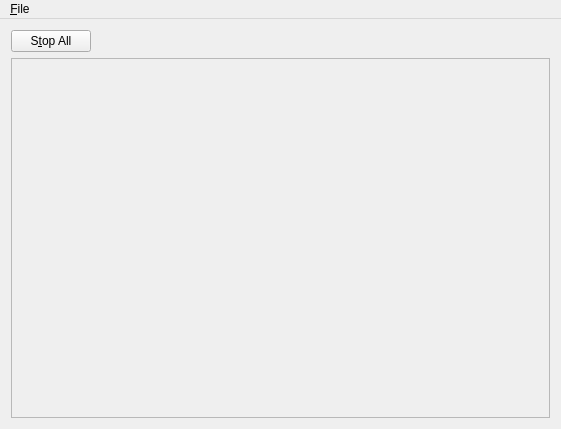
<?xml version="1.0" encoding="UTF-8"?>
<ui version="4.0">
 <class>MainWindow</class>
 <widget class="QMainWindow" name="MainWindow">
  <property name="geometry">
   <rect>
    <x>0</x>
    <y>0</y>
    <width>561</width>
    <height>429</height>
   </rect>
  </property>
  <property name="acceptDrops">
   <bool>true</bool>
  </property>
  <property name="windowTitle">
   <string>MainWindow</string>
  </property>
  <widget class="QWidget" name="centralWidget">
   <property name="acceptDrops">
    <bool>true</bool>
   </property>
   <layout class="QVBoxLayout" name="verticalLayout">
    <item>
     <layout class="QGridLayout" name="gridLayout">
      <item row="0" column="1">
       <spacer name="horizontalSpacer">
        <property name="orientation">
         <enum>Qt::Horizontal</enum>
        </property>
        <property name="sizeHint" stdset="0">
         <size>
          <width>40</width>
          <height>20</height>
         </size>
        </property>
       </spacer>
      </item>
      <item row="0" column="0">
       <widget class="QPushButton" name="pushButton">
        <property name="text">
         <string>S&amp;top All</string>
        </property>
       </widget>
      </item>
     </layout>
    </item>
    <item>
     <widget class="QScrollArea" name="scrollArea">
      <property name="acceptDrops">
       <bool>false</bool>
      </property>
      <property name="verticalScrollBarPolicy">
       <enum>Qt::ScrollBarAsNeeded</enum>
      </property>
      <property name="horizontalScrollBarPolicy">
       <enum>Qt::ScrollBarAsNeeded</enum>
      </property>
      <property name="widgetResizable">
       <bool>true</bool>
      </property>
      <property name="alignment">
       <set>Qt::AlignLeading|Qt::AlignLeft|Qt::AlignTop</set>
      </property>
      <widget class="QWidget" name="scrollAreaWidgetContents">
       <property name="geometry">
        <rect>
         <x>0</x>
         <y>0</y>
         <width>541</width>
         <height>354</height>
        </rect>
       </property>
      </widget>
     </widget>
    </item>
   </layout>
  </widget>
  <widget class="QMenuBar" name="menuBar">
   <property name="geometry">
    <rect>
     <x>0</x>
     <y>0</y>
     <width>561</width>
     <height>22</height>
    </rect>
   </property>
   <widget class="QMenu" name="menu_File">
    <property name="title">
     <string>&amp;File</string>
    </property>
    <addaction name="action_New"/>
    <addaction name="action_Open"/>
    <addaction name="action_Save"/>
    <addaction name="separator"/>
    <addaction name="action_Add_Sound"/>
   </widget>
   <addaction name="menu_File"/>
  </widget>
  <action name="action_Add_Sound">
   <property name="text">
    <string>&amp;Add Sound</string>
   </property>
   <property name="shortcut">
    <string>Ctrl+A</string>
   </property>
  </action>
  <action name="action_Save">
   <property name="text">
    <string>&amp;Save</string>
   </property>
   <property name="shortcut">
    <string>Ctrl+S</string>
   </property>
  </action>
  <action name="action_Open">
   <property name="text">
    <string>&amp;Open</string>
   </property>
   <property name="shortcut">
    <string>Ctrl+O</string>
   </property>
  </action>
  <action name="action_New">
   <property name="text">
    <string>&amp;New</string>
   </property>
   <property name="shortcut">
    <string>Ctrl+N</string>
   </property>
  </action>
 </widget>
 <layoutdefault spacing="6" margin="11"/>
 <resources/>
 <connections/>
</ui>
